Frame 1 (no input): blank canvas, image omitted
Frame 60 (the mouse pressed at the canvas centre just before this capture): blank canvas, image omitted
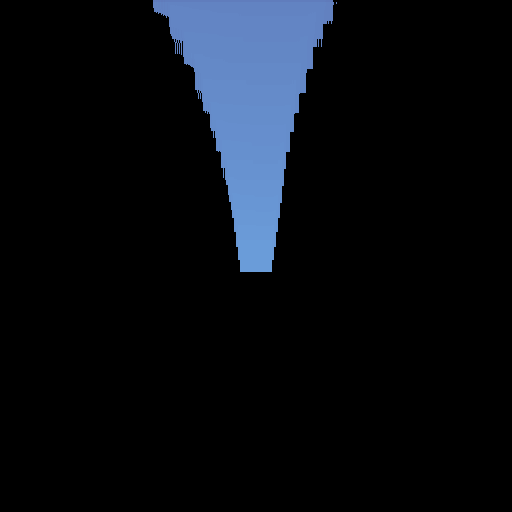
Frame 120 (the mouse held since frame 60 and released just before this capture)

The Processing sketch whose frames 1 and 60 were blank and that drew this single picture after the mouse press (run headless with seeded random() and noise(); from frame 60 on, the mouse is pressed at the canvas centre):

// Processing sketch: tile_mover
// ── tile_mover.pde
final int size = 16;

ArrayList<VectorField> fields = new ArrayList<VectorField>();

boolean showVectors = false;
boolean mouseDraw = false;
color mouseColor;
int active = 1;

void setup() {
  size(512, 512);
  background(0);

  VectorField f1 = new TestField1(512 / size + 1, 512 / size + 1);
  f1.calc(PI/3, PI, -1.0, 0.25);
  fields.add(f1);

  VectorField f2 = new TestField2(512 / size + 1, 512 / size + 1);
  f2.calc(-PI/2, PI/2, 0, PI/2);
  fields.add(f2);
}

void renderVectors() {
  background(0);
  stroke(255);
  
  VectorField f = fields.get(active);

  for (int y = 0; y < f.h; y++) {
    for (int x = 0; x < f.w; x++) {
      PVector v = f.get(x, y);
      int dx = x * size;
      int dy = y * size;
      int sx = int((x + v.x) * size);
      int sy = int((y + v.y) * size);

      stroke(128); line(sx, sy, dx, dy);
      stroke(255); point(sx, sy);
      stroke(255, 0, 0); point(dx, dy);
    }
  }
}

void renderFrame() {
  VectorField f = fields.get(active);
  int shift = int(random(0, size));

  noStroke();

  /* now move graphics around. */
  PImage buffer = get();
  buffer.loadPixels();

  loadPixels();
  for (int y = 0; y < f.h; y++) {
    for (int x = 0; x < f.w; x++) {
      PVector v = f.get(x, y);
      int dx = x * size;
      int dy = y * size;
      int sx = int((x + v.x) * size);
      int sy = int((y + v.y) * size);

      int s = shift - size / 2;

      for (int j = 0; j < size; j++) {
        int tsy = sy + s + j;
        int tdy = dy + s + j;
        
        if (tsy < 0 || tsy >= height || tdy < 0 || tdy >= height)
          continue;

        for (int i = 0; i < size; i++) {
          int tsx = sx + i;
          int tdx = dx + i;
          
          if (tsx < 0 || tsx >= width || tdx < 0 || tdx >= width)
            continue;
        
          int src = tsy * width + tsx;
          int dst = tdy * width + tdx;
          pixels[dst] = buffer.pixels[src];
        }
      }
    }
  }
  updatePixels();

  if (mouseDraw) {
    fill(palette[frameCount % 256]);
    rect(mouseX - size, mouseY - size, 2 * size, 2 * size);
  }
}

void draw() {  
  if (showVectors) {
    renderVectors();
  } else {
    renderFrame();
  }
}

void keyPressed() {
  if (key == 'c') {
    background(0);
  } else if (key == 'v') {
    showVectors = !showVectors;
  }
}

void mousePressed() {
  mouseDraw = true;
}

void mouseReleased() {
  mouseDraw = false;
}

// ── palette.pde
color[] MakePalette(color[] input) {
  color[] output = new int[256];
  float delta = (input.length - 1) / 256.0;
  float base = 0.0;
  color c_lo = input[0];
  color c_hi = input[1];
  color c_index = 0;
  for (int i = 0; i < 256; i++) {
    if (base >= 1.0) {
      base -= 1.0;
      c_lo = input[c_index];
      c_hi = input[c_index + 1];
      c_index++;
    }
    output[i] = lerpColor(c_lo, c_hi, base);
    base += delta;
  }
  return output;
}

final color[] sem_nome = { #483176, #6FABE7, #95B773, #F2E18D, #F6C95E };
final color[] tropical_fruit_punch = { #146152, #44803F, #B4CF66, #FFEC5C, #FF5A33 };
final color[] box_model = { #354B8C, #4478A6, #50D4F2, #F2A057, #F27B35 };

color[] palette = MakePalette(sem_nome);

// ── vector_field.pde
abstract class VectorField {
  PVector field[];
  int w, h;
  
  VectorField(int w, int h) {
    this.w = w;
    this.h = h;
    field = new PVector[w * h];
    for (int i = 0; i < w * h; i++) {
      field[i] = new PVector();
    }
  }
  
  PVector get(int x, int y) {
    return field[y * w + x];
  }
        
  abstract PVector func(PVector p);
  
  void calc(float fx, float tx, float fy, float ty) {
    PVector p = new PVector();
    for (int y = 0; y < h; y++) {
      p.y = map(y, 0, h - 1, ty, fy);
      for (int x = 0; x < w; x++) {
        p.x = map(x, 0, w - 1, fx, tx);
        PVector v = func(p);
        v.x = - v.x;
        field[y * w + x] = v;
      }
    }
  }
}

class TestField1 extends VectorField {
  TestField1(int w, int h) {
    super(w, h);
  }
  
  PVector func(PVector p) {
    PVector v = new PVector();
    /* Generate vector field using https://anvaka.github.io/fieldplay
     * and copy it here. */
    v.x = sin(p.mag());
    v.y = cos(p.mag()) - p.y;
    return v;
  }
}

class TestField2 extends VectorField {
  TestField2(int w, int h) {
    super(w, h);
  }
  
  PVector func(PVector p) {
    PVector v = new PVector();
    /* Generate vector field using https://anvaka.github.io/fieldplay
     * and copy it here. */
    v.x = min(p.y, p.x * p.y);
    v.y = p.mag();
    return v;
  }
}
